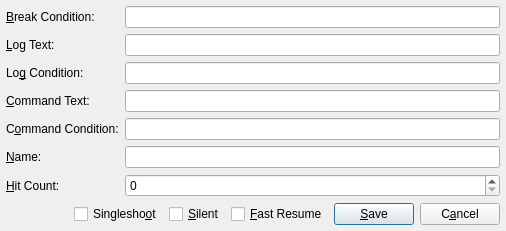
<?xml version="1.0" encoding="UTF-8"?>
<ui version="4.0">
 <class>EditBreakpointDialog</class>
 <widget class="QDialog" name="EditBreakpointDialog">
  <property name="geometry">
   <rect>
    <x>0</x>
    <y>0</y>
    <width>506</width>
    <height>221</height>
   </rect>
  </property>
  <property name="windowTitle">
   <string>Edit breakpoint</string>
  </property>
  <layout class="QVBoxLayout" name="verticalLayout">
   <property name="spacing">
    <number>6</number>
   </property>
   <property name="leftMargin">
    <number>6</number>
   </property>
   <property name="topMargin">
    <number>6</number>
   </property>
   <property name="rightMargin">
    <number>6</number>
   </property>
   <property name="bottomMargin">
    <number>6</number>
   </property>
   <item>
    <layout class="QGridLayout" name="gridLayout">
     <property name="leftMargin">
      <number>0</number>
     </property>
     <property name="bottomMargin">
      <number>0</number>
     </property>
     <property name="horizontalSpacing">
      <number>6</number>
     </property>
     <item row="1" column="0">
      <widget class="QLabel" name="labelLogText">
       <property name="toolTip">
        <string>&lt;html&gt;&lt;head/&gt;&lt;body&gt;&lt;p&gt;This text will be logged whenever the log condition is true.&lt;/p&gt;&lt;p&gt;String formatting can be used to print variables.&lt;/p&gt;&lt;/body&gt;&lt;/html&gt;</string>
       </property>
       <property name="text">
        <string>&amp;Log Text:</string>
       </property>
       <property name="buddy">
        <cstring>editLogText</cstring>
       </property>
      </widget>
     </item>
     <item row="0" column="0">
      <widget class="QLabel" name="labelBreakCondition">
       <property name="toolTip">
        <string>&lt;html&gt;&lt;head/&gt;&lt;body&gt;&lt;p&gt;If this expression is evaluated to 1 the breakpoint will break.&lt;/p&gt;&lt;p&gt;Set to &lt;span style=&quot; text-decoration: underline;&quot;&gt;0&lt;/span&gt; for a breakpoint that never breaks, but can still do logging and execute command.&lt;/p&gt;&lt;/body&gt;&lt;/html&gt;</string>
       </property>
       <property name="text">
        <string>&amp;Break Condition:</string>
       </property>
       <property name="buddy">
        <cstring>editBreakCondition</cstring>
       </property>
      </widget>
     </item>
     <item row="0" column="1">
      <widget class="QLineEdit" name="editBreakCondition">
       <property name="maxLength">
        <number>255</number>
       </property>
      </widget>
     </item>
     <item row="1" column="1">
      <widget class="QLineEdit" name="editLogText">
       <property name="maxLength">
        <number>255</number>
       </property>
      </widget>
     </item>
     <item row="5" column="1">
      <widget class="QLineEdit" name="editName">
       <property name="maxLength">
        <number>255</number>
       </property>
      </widget>
     </item>
     <item row="2" column="1">
      <widget class="QLineEdit" name="editLogCondition">
       <property name="maxLength">
        <number>255</number>
       </property>
      </widget>
     </item>
     <item row="2" column="0">
      <widget class="QLabel" name="labelLogCondition">
       <property name="toolTip">
        <string>&lt;html&gt;&lt;head/&gt;&lt;body&gt;&lt;p&gt;String logging is enabled whenever this expression is evaluated to 1.&lt;/p&gt;&lt;/body&gt;&lt;/html&gt;</string>
       </property>
       <property name="text">
        <string>Lo&amp;g Condition:</string>
       </property>
       <property name="buddy">
        <cstring>editLogCondition</cstring>
       </property>
      </widget>
     </item>
     <item row="5" column="0">
      <widget class="QLabel" name="labelName">
       <property name="text">
        <string>&amp;Name:</string>
       </property>
       <property name="buddy">
        <cstring>editName</cstring>
       </property>
      </widget>
     </item>
     <item row="3" column="0">
      <widget class="QLabel" name="labelCommandText">
       <property name="toolTip">
        <string>&lt;html&gt;&lt;head/&gt;&lt;body&gt;&lt;p&gt;This command will be executed whenever command condition is true.&lt;/p&gt;&lt;p&gt;Currently certain commands, for example, stepping from breakpoint command are not supported.&lt;/p&gt;&lt;/body&gt;&lt;/html&gt;</string>
       </property>
       <property name="text">
        <string>&amp;Command Text:</string>
       </property>
       <property name="buddy">
        <cstring>editCommandText</cstring>
       </property>
      </widget>
     </item>
     <item row="3" column="1">
      <widget class="QLineEdit" name="editCommandText">
       <property name="maxLength">
        <number>255</number>
       </property>
      </widget>
     </item>
     <item row="6" column="1">
      <widget class="QSpinBox" name="spinHitCount">
       <property name="minimum">
        <number>0</number>
       </property>
       <property name="maximum">
        <number>2000000000</number>
       </property>
      </widget>
     </item>
     <item row="6" column="0">
      <widget class="QLabel" name="labelHitCount">
       <property name="toolTip">
        <string>&lt;html&gt;&lt;head/&gt;&lt;body&gt;&lt;p&gt;The number of times the breakpoint is hit.&lt;/p&gt;&lt;/body&gt;&lt;/html&gt;</string>
       </property>
       <property name="text">
        <string>&amp;Hit Count:</string>
       </property>
       <property name="buddy">
        <cstring>spinHitCount</cstring>
       </property>
      </widget>
     </item>
     <item row="4" column="0">
      <widget class="QLabel" name="labelCommandCondition">
       <property name="toolTip">
        <string>&lt;html&gt;&lt;head/&gt;&lt;body&gt;&lt;p&gt;If this expression is evaluated to 1 the command specified above is executed when the breakpoint is hit.&lt;/p&gt;&lt;p&gt;Set the expression to &lt;span style=&quot; text-decoration: underline;&quot;&gt;1&lt;/span&gt; to always execute the command.&lt;/p&gt;&lt;/body&gt;&lt;/html&gt;</string>
       </property>
       <property name="text">
        <string>C&amp;ommand Condition:</string>
       </property>
       <property name="buddy">
        <cstring>editCommandCondition</cstring>
       </property>
      </widget>
     </item>
     <item row="4" column="1">
      <widget class="QLineEdit" name="editCommandCondition">
       <property name="maxLength">
        <number>255</number>
       </property>
      </widget>
     </item>
    </layout>
   </item>
   <item>
    <layout class="QHBoxLayout" name="layoutSaveCancel">
     <item>
      <spacer name="horizontalSpacer">
       <property name="orientation">
        <enum>Qt::Horizontal</enum>
       </property>
       <property name="sizeHint" stdset="0">
        <size>
         <width>40</width>
         <height>20</height>
        </size>
       </property>
      </spacer>
     </item>
     <item>
      <widget class="QCheckBox" name="checkBoxSingleshoot">
       <property name="toolTip">
        <string>&lt;html&gt;&lt;head/&gt;&lt;body&gt;&lt;p&gt;Remove the breakpoint once it pauses the debuggee.&lt;/p&gt;&lt;/body&gt;&lt;/html&gt;</string>
       </property>
       <property name="text">
        <string>Singlesho&amp;ot</string>
       </property>
      </widget>
     </item>
     <item>
      <widget class="QCheckBox" name="checkBoxSilent">
       <property name="toolTip">
        <string>&lt;html&gt;&lt;head/&gt;&lt;body&gt;&lt;p&gt;Don't print the default breakpoint log.&lt;/p&gt;&lt;/body&gt;&lt;/html&gt;</string>
       </property>
       <property name="text">
        <string>&amp;Silent</string>
       </property>
      </widget>
     </item>
     <item>
      <widget class="QCheckBox" name="checkBoxFastResume">
       <property name="toolTip">
        <string>&lt;html&gt;&lt;head/&gt;&lt;body&gt;&lt;p&gt;Don't enable extended conditional breakpoint features and plugins.&lt;/p&gt;&lt;/body&gt;&lt;/html&gt;</string>
       </property>
       <property name="text">
        <string>&amp;Fast Resume</string>
       </property>
      </widget>
     </item>
     <item>
      <widget class="QPushButton" name="buttonSave">
       <property name="text">
        <string>&amp;Save</string>
       </property>
      </widget>
     </item>
     <item>
      <widget class="QPushButton" name="buttonCancel">
       <property name="text">
        <string>C&amp;ancel</string>
       </property>
      </widget>
     </item>
    </layout>
   </item>
  </layout>
 </widget>
 <tabstops>
  <tabstop>editBreakCondition</tabstop>
  <tabstop>editLogText</tabstop>
  <tabstop>editLogCondition</tabstop>
  <tabstop>editCommandText</tabstop>
  <tabstop>editCommandCondition</tabstop>
  <tabstop>editName</tabstop>
  <tabstop>spinHitCount</tabstop>
  <tabstop>checkBoxSingleshoot</tabstop>
  <tabstop>checkBoxSilent</tabstop>
  <tabstop>checkBoxFastResume</tabstop>
  <tabstop>buttonSave</tabstop>
  <tabstop>buttonCancel</tabstop>
 </tabstops>
 <resources/>
 <connections>
  <connection>
   <sender>buttonCancel</sender>
   <signal>clicked()</signal>
   <receiver>EditBreakpointDialog</receiver>
   <slot>reject()</slot>
   <hints>
    <hint type="sourcelabel">
     <x>397</x>
     <y>442</y>
    </hint>
    <hint type="destinationlabel">
     <x>462</x>
     <y>441</y>
    </hint>
   </hints>
  </connection>
  <connection>
   <sender>buttonSave</sender>
   <signal>clicked()</signal>
   <receiver>EditBreakpointDialog</receiver>
   <slot>accept()</slot>
   <hints>
    <hint type="sourcelabel">
     <x>279</x>
     <y>435</y>
    </hint>
    <hint type="destinationlabel">
     <x>321</x>
     <y>442</y>
    </hint>
   </hints>
  </connection>
 </connections>
</ui>
